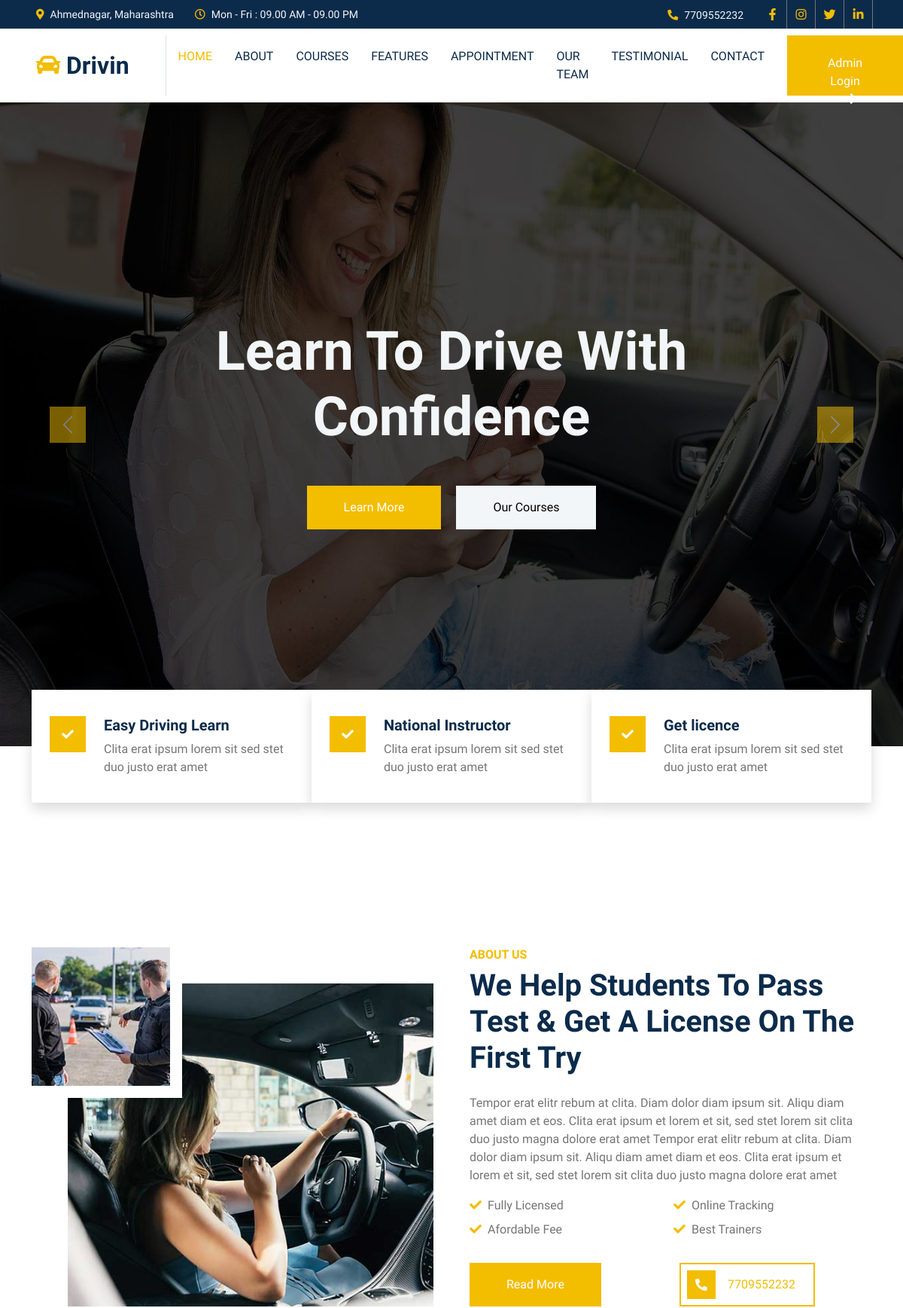
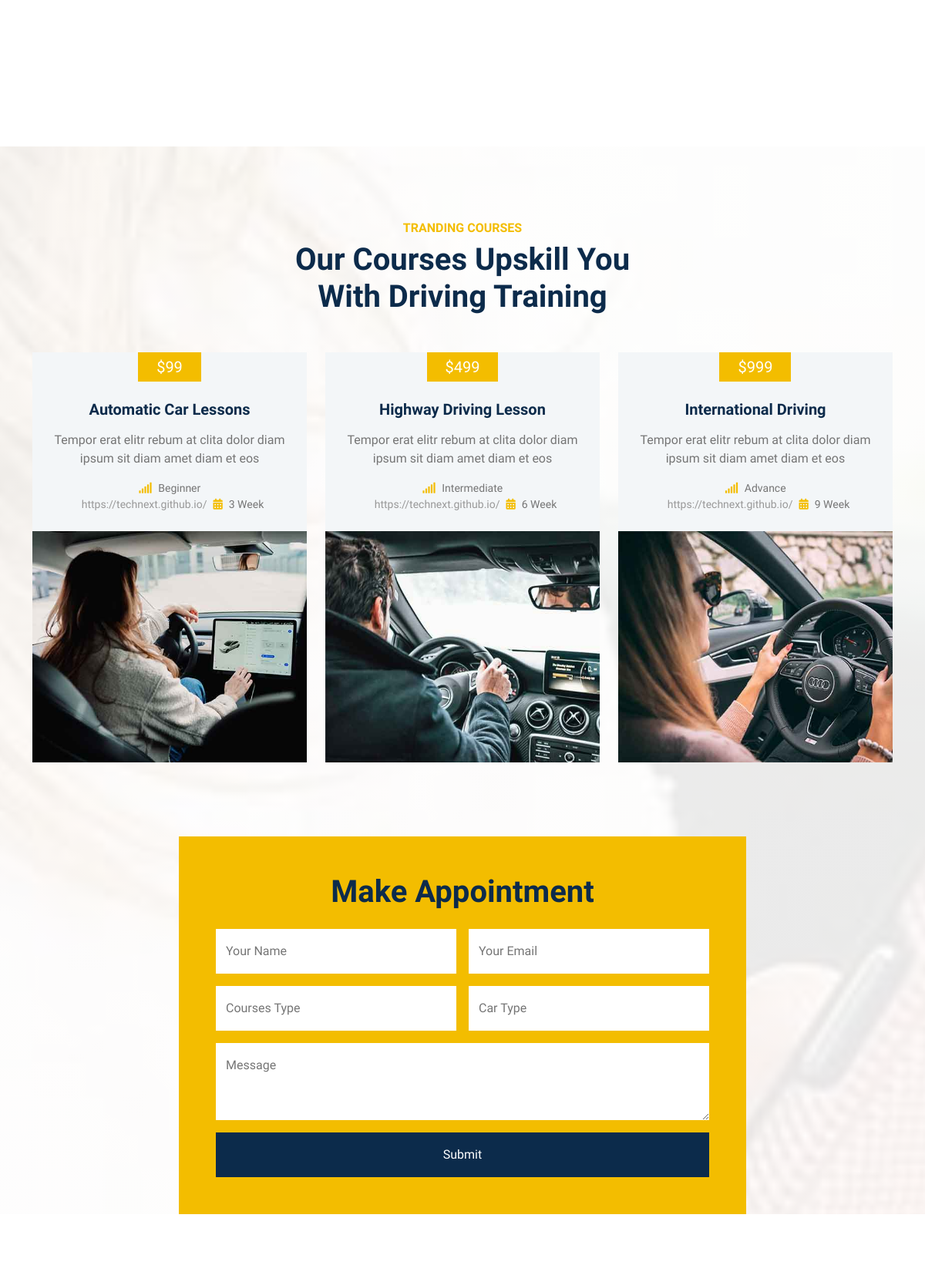
The page / (upper part) on the database its author committed (2 pictures, top to bottom).
### tables this page shows
CREATE TABLE `contact_details` (
  `c_id` int(11) NOT NULL,
  `c_address` text NOT NULL,
  `c_timing` text NOT NULL,
  `c_mobile` varchar(10) NOT NULL,
  `c_email` text NOT NULL,
  `f_Link` text NOT NULL,
  `i_Link` text NOT NULL,
  `t_Link` text NOT NULL,
  `y_Link` text NOT NULL,
  `c_map` text NOT NULL,
  `l_Link` text NOT NULL
);

CREATE TABLE `slider` (
  `slider_id` int(11) NOT NULL,
  `slider_img` text NOT NULL,
  `slider_title` text NOT NULL
);

CREATE TABLE `why_us` (
  `wu_id` int(11) NOT NULL,
  `wu_title` text NOT NULL,
  `wu_desc` text NOT NULL
);

CREATE TABLE `about` (
  `a_id` int(11) NOT NULL,
  `a_title` text NOT NULL,
  `a_desc` text NOT NULL,
  `a_smallimg` text NOT NULL,
  `a_bigimg` text NOT NULL
);

CREATE TABLE `aw_details` (
  `aw_id` int(11) NOT NULL,
  `aw_title` text NOT NULL
);

CREATE TABLE `courses` (
  `c_id` int(11) NOT NULL,
  `c_title` text NOT NULL,
  `c_desc` text NOT NULL,
  `c_price` text NOT NULL,
  `c_type` text NOT NULL,
  `c_duration` text NOT NULL,
  `c_img` text NOT NULL
);

### index.php (the view, shortened to what this page needs)
<?php
include ('head.php');
include ('nav.php');
include ('conn.php');
?>
<div class="container-fluid p-0 wow fadeIn" data-wow-delay="0.1s">
        <div id="header-carousel" class="carousel slide" data-bs-ride="carousel">
            <div class="carousel-inner">
                <?php
                $query="SELECT * from slider";
                $fire=mysqli_query($conn,$query);
                $i=1;
                while ($row=mysqli_fetch_assoc($fire)) {
                    if ($i==1) {
                        $i++;
                ?>
                <div class="carousel-item active">
                    <img class="w-100" src="admin/upload/<?=$row['slider_img'];?>" style="height:855px; background-size:cover; width:100%;" alt="Image">
                    <div class="carousel-caption">
                        <div class="container">
                            <div class="row justify-content-center">
                                <div class="col-lg-7">
                                    <h1 class="display-2 text-light mb-5 animated slideInDown"><?=$row['slider_title'];?></h1>
                                    <a href="#" class="btn btn-primary py-sm-3 px-sm-5">Learn More</a>
                                    <a href="#" class="btn btn-light py-sm-3 px-sm-5 ms-3">Our Courses</a>
                                </div>
                            </div>
                        </div>
                    </div>
                </div>
                <?php
                }
                }
                ?>
            </div>
            <button class="carousel-control-prev" type="button" data-bs-target="#header-carousel"
                data-bs-slide="prev">
                <span class="carousel-control-prev-icon" aria-hidden="true"></span>
            </button>
            <button class="carousel-control-next" type="button" data-bs-target="#header-carousel"
                data-bs-slide="next">
                <span class="carousel-control-next-icon" aria-hidden="true"></span>
            </button>
        </div>
    </div>
    <div class="container-fluid facts py-5 pt-lg-0">
        <div class="container py-5 pt-lg-0">
            <div class="row gx-0">
                <?php
                $query="SELECT * from why_us";
                $fire=mysqli_query($conn,$query);
                while ($row=mysqli_fetch_assoc($fire)) {
                ?>
                <div class="col-lg-4 wow fadeIn" data-wow-delay="0.1s">
                    <div class="bg-white shadow d-flex align-items-center h-100 p-4" style="min-height: 150px;">
                        <div class="d-flex">
                            <div class="flex-shrink-0 btn-lg-square bg-primary">
                                <i class="fa fa-check text-white"></i>
                            </div>
                            <div class="ps-4">
                                <h5><?=$row['wu_title'];?></h5>
                                <span><?=$row['wu_desc'];?></span>
                            </div>
                        </div>
                    </div>
                </div>
                <?php
                }
                ?>
            </div>
        </div>
    </div>
<?php
$query="SELECT * FROM `about`";
$fire=mysqli_query($conn,$query);
$row=mysqli_fetch_assoc($fire);
?>
    <div class="container-xxl py-6">
        <div class="container">
            <div class="row g-5">
                <div class="col-lg-6 wow fadeInUp" data-wow-delay="0.1s">
                    <div class="position-relative overflow-hidden ps-5 pt-5 h-100" style="min-height: 400px;">
                        <img class="position-absolute w-100 h-100" src="admin/upload/<?=$row['a_smallimg'];?>" alt="" style="object-fit: cover;">
                        <img class="position-absolute top-0 start-0 bg-white pe-3 pb-3" src="admin/upload/<?=$row['a_bigimg'];?>" alt="" style="width: 200px; height: 200px;">
                    </div>
                </div>
                <div class="col-lg-6 wow fadeInUp" data-wow-delay="0.5s">
                    <div class="h-100">
                        <h6 class="text-primary text-uppercase mb-2">About Us</h6>
                        <h1 class="display-6 mb-4"><?=$row['a_title'];?></h1>
                        <p><?=$row['a_desc'];?></p>
                        <div class="row g-2 mb-4 pb-2">
                            <?php
                            $query1="SELECT * FROM `aw_details`";
                            $fire1=mysqli_query($conn,$query1);
                            while ($row1=mysqli_fetch_assoc($fire1)) {
                            ?>
                            <div class="col-sm-6">
                                <i class="fa fa-check text-primary me-2"></i><?=$row1['aw_title'];?>
                            </div>
                            <?php
                            };
                            ?>
                        </div>
                        <div class="row g-4">
                            <div class="col-sm-6">
                                <a class="btn btn-primary py-3 px-5" href="#">Read More</a>
                            </div>
                            <div class="col-sm-6">
                                <a class="d-inline-flex align-items-center btn btn-outline-primary border-2 p-2" href="tel:<?=$contact_details['c_mobile'];?>">
                                    <span class="flex-shrink-0 btn-square bg-primary">
                                        <i class="fa fa-phone-alt text-white"></i>
                                    </span>
                                    <span class="px-3"><?=$contact_details['c_mobile'];?></span>
                                </a>
                            </div>
                        </div>
                    </div>
                </div>
            </div>
        </div>
    </div>
    <div class="container-xxl courses my-6 py-6 pb-0">
        <div class="container">
            <div class="text-center mx-auto mb-5 wow fadeInUp" data-wow-delay="0.1s" style="max-width: 500px;">
                <h6 class="text-primary text-uppercase mb-2">Tranding Courses</h6>
                <h1 class="display-6 mb-4">Our Courses Upskill You With Driving Training</h1>
            </div>
            <div class="row g-4 justify-content-center">
            <?php
                $query="SELECT * from courses";
                $fire=mysqli_query($conn,$query);
                while ($row=mysqli_fetch_assoc($fire)) {
                ?>
                <div class="col-lg-4 col-md-6 wow fadeInUp" data-wow-delay="0.1s">
                    <div class="courses-item d-flex flex-column bg-light overflow-hidden h-100">
                        <div class="text-center p-4 pt-0">
                            <div class="d-inline-block bg-primary text-white fs-5 py-1 px-4 mb-4"><?=$row['c_price'];?></div>
                            <h5 class="mb-3"><?=$row['c_title'];?></h5>
                            <p><?=$row['c_desc'];?></p>
                            <ol class="breadcrumb justify-content-center mb-0">
                                <li class="breadcrumb-item small"><i class="fa fa-signal text-primary me-2"></i><?=$row['c_type'];?></li>
                                <li class="breadcrumb-item small"><i class="fa fa-calendar-alt text-primary me-2"></i><?=$row['c_duration'];?></li>
                            </ol>
                        </div>
                        <div class="position-relative mt-auto">
                            <img class="img-fluid" src="admin/upload/<?=$row['c_img'];?>" style="height:300px; width:100%" alt="">
                        </div>
                    </div>
                </div>
                <?php
                }
                ?>
                <div class="col-lg-8 my-6 mb-0 wow fadeInUp" data-wow-delay="0.1s">
                    <div class="bg-primary text-center p-5">
                        <h1 class="mb-4">Make Appointment</h1>
                        <form>
                            <div class="row g-3">
                                <div class="col-sm-6">
                                    <div class="form-floating">
                                        <input type="text" class="form-control border-0" id="gname" placeholder="Gurdian Name">
                                        <label for="gname">Your Name</label>
                                    </div>
                                </div>
                                <div class="col-sm-6">
                                    <div class="form-floating">
                                        <input type="email" class="form-control border-0" id="gmail" placeholder="Gurdian Email">
                                        <label for="gmail">Your Email</label>
                                    </div>
                                </div>
                                <div class="col-sm-6">
                                    <div class="form-floating">
                                        <input type="text" class="form-control border-0" id="cname" placeholder="Child Name">
                                        <label for="cname">Courses Type</label>
                                    </div>
                                </div>
                                <div class="col-sm-6">
                                    <div class="form-floating">
                                        <input type="text" class="form-control border-0" id="cage" placeholder="Child Age">
                                        <label for="cage">Car Type</label>
                                    </div>
                                </div>
                                <div class="col-12">
                                    <div class="form-floating">
                                        <textarea class="form-control border-0" placeholder="Leave a message here" id="message" style="height: 100px"></textarea>
                                        <label for="message">Message</label>
                                    </div>
                                </div>
                                <div class="col-12">
                                    <button class="btn btn-dark w-100 py-3" type="submit">Submit</button>
                                </div>
                            </div>
                        </form>
                    </div>
                </div>
            </div>
        </div>
    </div>
<?php
include ('footer.php');
?>

### nav.php (shortened to what this page needs)
<?php
include "conn.php";
$query="SELECT * FROM contact_details";
$fire=mysqli_query($conn,$query);
$contact_details=mysqli_fetch_assoc($fire);
?>
<div class="container-fluid bg-dark text-light p-0">
        <div class="row gx-0 d-none d-lg-flex">
            <div class="col-lg-7 px-5 text-start">
                <div class="h-100 d-inline-flex align-items-center me-4">
                    <small class="fa fa-map-marker-alt text-primary me-2"></small>
                    <small><?=$contact_details['c_address'];?></small>
                </div>
                <div class="h-100 d-inline-flex align-items-center">
                    <small class="far fa-clock text-primary me-2"></small>
                    <small><?=$contact_details['c_timing'];?></small>
                </div>
            </div>
            <div class="col-lg-5 px-5 text-end">
                <div class="h-100 d-inline-flex align-items-center me-4">
                    <small class="fa fa-phone-alt text-primary me-2"></small>
                    <small><?=$contact_details['c_mobile'];?></small>
                </div>
                <div class="h-100 d-inline-flex align-items-center mx-n2">
                    <a class="btn btn-square btn-link rounded-0 border-0 border-end border-secondary" href="<?=$contact_details['f_Link'];?>"><i class="fab fa-facebook-f"></i></a>
                    <a class="btn btn-square btn-link rounded-0 border-0 border-end border-secondary" href="<?=$contact_details['i_Link'];?>"><i class="fab fa-instagram"></i></a>
                    <a class="btn btn-square btn-link rounded-0 border-0 border-end border-secondary" href="<?=$contact_details['t_Link'];?>"><i class="fab fa-twitter"></i></a>
                    <a class="btn btn-square btn-link rounded-0 border-0 border-end border-secondary" href="<?=$contact_details['l_Link'];?>"><i class="fab fa-linkedin-in"></i></a>
                </div>
            </div>
        </div>
    </div>
    <nav class="navbar navbar-expand-lg bg-white navbar-light sticky-top p-0">
        <a href="index.php" class="navbar-brand d-flex align-items-center border-end px-4 px-lg-5">
            <h2 class="m-0"><i class="fa fa-car text-primary me-2"></i>Drivin</h2>
        </a>
        <div class="collapse navbar-collapse" id="navbarCollapse">
            <div class="navbar-nav ms-auto p-4 p-lg-0">
                <a href="index.php" class="nav-item nav-link active">Home</a>
                <a href="about.php" class="nav-item nav-link">About</a>
                <a href="courses.php" class="nav-item nav-link">Courses</a>
                <a href="feature.php" class="nav-item nav-link">Features</a>
                <a href="appointment.php" class="nav-item nav-link">Appointment</a>
                <a href="team.php" class="nav-item nav-link">Our Team</a>
                <a href="testimonial.php" class="nav-item nav-link">Testimonial</a>
                <a href="contact.php" class="nav-item nav-link">Contact</a>
            </div>
            <a href="admin.php" class="btn btn-primary py-4 px-lg-5 d-none d-lg-block">Admin Login<i class="fa fa-arrow-right ms-3"></i></a>
        </div>
    </nav>

### css/style.css (style rules this page uses)
:root { --primary: #F3BD00; --secondary: #757575; --light: #F3F6F8; --dark: #0C2B4B; }
.py-6 { padding-top: 6rem; padding-bottom: 6rem; }
.my-6 { margin-top: 6rem; margin-bottom: 6rem; }
.btn { font-weight: 500; transition: .5s; }
.btn.btn-primary, .btn.btn-outline-primary:hover { color: #FFFFFF; }
.btn-square { width: 38px; height: 38px; }
.btn-lg-square { width: 48px; height: 48px; }
.btn-square, .btn-sm-square, .btn-lg-square { padding: 0; display: flex; align-items: center; justify-content: center; font-weight: normal; }
.navbar.sticky-top { top: -100px; transition: .5s; }
.navbar .navbar-brand, .navbar a.btn { height: 80px }
.navbar .navbar-nav .nav-link { margin-right: 30px; padding: 25px 0; color: var(--dark); font-weight: 500; text-transform: uppercase; outline: none; }
.navbar .navbar-nav .nav-link:hover, .navbar .navbar-nav .nav-link.active { color: var(--primary); }
.carousel-caption { top: 0; left: 0; right: 0; bottom: 0; display: flex; align-items: center; justify-content: center; text-align: center; background: rgba(0, 0, 0, .75); z-index: 1; }
.carousel-control-prev, .carousel-control-next { width: 15%; }
.carousel-control-prev-icon, .carousel-control-next-icon { width: 3rem; height: 3rem; background-color: var(--primary); border: 10px solid var(--primary); }
.breadcrumb-item+.breadcrumb-item::before { color: #999999; }
@media (min-width: 991.98px) { .facts { position: relative; margin-top: -75px; z-index: 1; } }
.courses { min-height: 100vh; background: linear-gradient(rgba(255, 255, 255, .9), rgba(255, 255, 255, .9)), url(../img/carousel-1.jpg) center center no-repeat; background-attachment: fixed; background-size: cover; }

### rows shown on the page
contact_details: c_address "Ahmednagar, Maharashtra", c_timing "Mon - Fri : 09.00 AM - 09.00 PM", c_mobile "7709552232"
slider: slider_img (picture), slider_title "Learn To Drive With Confidence"
why_us: wu_title "Easy Driving Learn", wu_desc "Clita erat ipsum lorem sit sed stet duo justo erat amet"
why_us: wu_title "National Instructor", wu_desc "Clita erat ipsum lorem sit sed stet duo justo erat amet"
why_us: wu_title "Get licence", wu_desc "Clita erat ipsum lorem sit sed stet duo justo erat amet"
about: a_smallimg (picture), a_bigimg (picture), a_title "We Help Students To Pass Test & Get A License On The First Try", a_desc "Tempor erat elitr rebum at clita. Diam dolor diam ipsum sit. Aliqu diam amet diam et eos. Clita erat ipsum et lorem et sit, sed stet lorem sit clita duo justo magna dolore erat amet Tempor erat elitr rebum at clita. Diam dolor diam ipsum sit. Aliqu diam amet diam et eos. Clita erat ipsum et lorem et sit, sed stet lorem sit clita duo justo magna dolore erat amet"
aw_details: aw_title "Fully Licensed"
aw_details: aw_title "Online Tracking"
aw_details: aw_title "Afordable Fee"
aw_details: aw_title "Best Trainers"
courses: c_price "$99", c_title "Automatic Car Lessons", c_desc "Tempor erat elitr rebum at clita dolor diam ipsum sit diam amet diam et eos", c_type "Beginner", c_duration "3 Week", c_img (picture)
courses: c_price "$499", c_title "Highway Driving Lesson", c_desc "Tempor erat elitr rebum at clita dolor diam ipsum sit diam amet diam et eos", c_type "Intermediate", c_duration "6 Week", c_img (picture)
courses: c_price "$999", c_title "International Driving", c_desc "Tempor erat elitr rebum at clita dolor diam ipsum sit diam amet diam et eos", c_type "Advance", c_duration "9 Week", c_img (picture)
